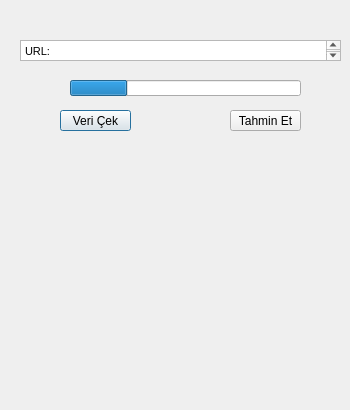
<?xml version="1.0" encoding="UTF-8"?>
<ui version="4.0">
 <class>Dialog</class>
 <widget class="QDialog" name="Dialog">
  <property name="geometry">
   <rect>
    <x>0</x>
    <y>0</y>
    <width>350</width>
    <height>410</height>
   </rect>
  </property>
  <property name="windowTitle">
   <string>ProjectBET</string>
  </property>
  <widget class="QTextEdit" name="textEdit">
   <property name="geometry">
    <rect>
     <x>20</x>
     <y>40</y>
     <width>321</width>
     <height>21</height>
    </rect>
   </property>
   <property name="html">
    <string>&lt;!DOCTYPE HTML PUBLIC &quot;-//W3C//DTD HTML 4.0//EN&quot; &quot;http://www.w3.org/TR/REC-html40/strict.dtd&quot;&gt;
&lt;html&gt;&lt;head&gt;&lt;meta name=&quot;qrichtext&quot; content=&quot;1&quot; /&gt;&lt;style type=&quot;text/css&quot;&gt;
p, li { white-space: pre-wrap; }
&lt;/style&gt;&lt;/head&gt;&lt;body style=&quot; font-family:'MS Shell Dlg 2'; font-size:8.25pt; font-weight:400; font-style:normal;&quot;&gt;
&lt;p style=&quot; margin-top:0px; margin-bottom:0px; margin-left:0px; margin-right:0px; -qt-block-indent:0; text-indent:0px;&quot;&gt;URL:&lt;/p&gt;&lt;/body&gt;&lt;/html&gt;</string>
   </property>
  </widget>
  <widget class="QPushButton" name="pushButton">
   <property name="geometry">
    <rect>
     <x>60</x>
     <y>110</y>
     <width>71</width>
     <height>21</height>
    </rect>
   </property>
   <property name="text">
    <string>Veri Çek</string>
   </property>
  </widget>
  <widget class="QPushButton" name="pushButton_2">
   <property name="geometry">
    <rect>
     <x>230</x>
     <y>110</y>
     <width>71</width>
     <height>21</height>
    </rect>
   </property>
   <property name="text">
    <string>Tahmin Et</string>
   </property>
  </widget>
  <widget class="QProgressBar" name="progressBar">
   <property name="geometry">
    <rect>
     <x>70</x>
     <y>80</y>
     <width>231</width>
     <height>16</height>
    </rect>
   </property>
   <property name="value">
    <number>25</number>
   </property>
   <property name="textVisible">
    <bool>false</bool>
   </property>
  </widget>
  <widget class="QLabel" name="label">
   <property name="geometry">
    <rect>
     <x>0</x>
     <y>-20</y>
     <width>351</width>
     <height>481</height>
    </rect>
   </property>
   <property name="text">
    <string/>
   </property>
   <property name="pixmap">
    <pixmap>../../Iphone-7-Wallpaper-Basketball-Quotes.jpg</pixmap>
   </property>
   <property name="scaledContents">
    <bool>true</bool>
   </property>
   <property name="wordWrap">
    <bool>false</bool>
   </property>
  </widget>
  <zorder>label</zorder>
  <zorder>textEdit</zorder>
  <zorder>pushButton</zorder>
  <zorder>pushButton_2</zorder>
  <zorder>progressBar</zorder>
 </widget>
 <resources/>
 <connections/>
</ui>
